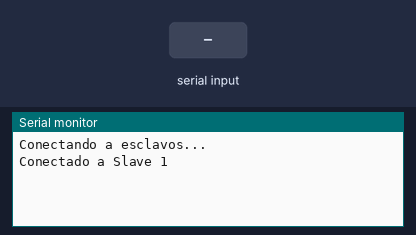
Bench run of a sketch on a simulated ESP32. On the bench: the last lines printed to the serial monitor. The test bench sets the inputs (shaded band). Nothing arrives over Bluetooth unless stated.

Above: at 1.2 s.
1.3 s: "Master2\n" received over the second serial link
At 1.8 s:
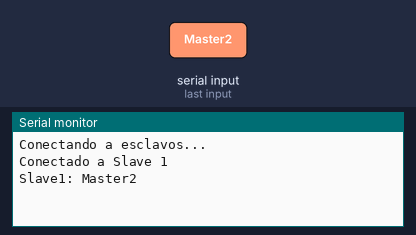
2.8 s: "Slave2: \n" received over the second serial link
At 4.0 s:
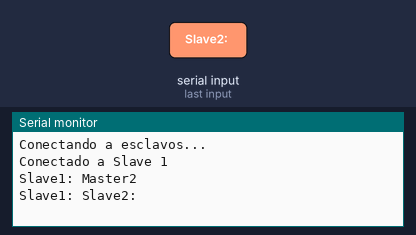
4.3 s: "1\n" received over the second serial link
At 5.4 s:
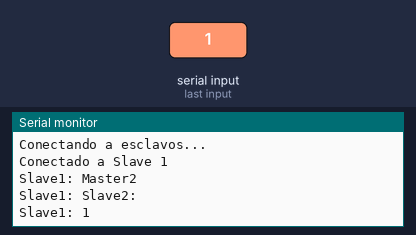

The sketch:

esp_server_blt.ino
```cpp
#include "BluetoothSerial.h"
BluetoothSerial SerialBT1;
BluetoothSerial SerialBT2;
HardwareSerial MySerial(2); // UART2

// Reemplaza con las MAC de tus esclavos
const char* slave1MAC = "CC:DB:A7:33:0E:0E"; // ESP1Slave
//const char* slave2MAC = "YY:YY:YY:YY:YY:YY"; // ESP2Slave

void setup() {
  Serial.begin(115200);
  MySerial.begin(9600, SERIAL_8N1, 16, 17); // UART2

  SerialBT1.begin("Master1", true); // true = cliente
  //SerialBT2.begin("Master2", true);

  Serial.println("Conectando a esclavos...");

  if (SerialBT1.connect(slave1MAC)) {
    Serial.println("Conectado a Slave 1");
  } else {
    Serial.println("Error al conectar a Slave 1");
  }

  /*if (SerialBT2.connect(slave2MAC)) {
    Serial.println("Conectado a Slave 2");
  } else {
    Serial.println("Error al conectar a Slave 2");
  }*/
}

void loop() {
  if (SerialBT1.connected() && SerialBT1.available()) {
    String data1 = SerialBT1.readStringUntil('\n');
    data1.trim();
    Serial.println("Slave1: " + data1);
    MySerial.println(data1); // Reenvía a microcontrolador
  }
/*
  if (SerialBT2.connected() && SerialBT2.available()) {
    String data2 = SerialBT2.readStringUntil('\n');
    data2.trim();
    Serial.println("Slave2: " + data2);
    MySerial.println(data2); // Reenvía a microcontrolador
  }*/
}
```

Measured:
- after the input at 1.3 s, the serial monitor: prints a new line at once (image 1)
- after the input at 2.8 s, the serial monitor: prints a new line at once (image 2)
- after the input at 4.3 s, the serial monitor: prints a new line at once (image 3)
